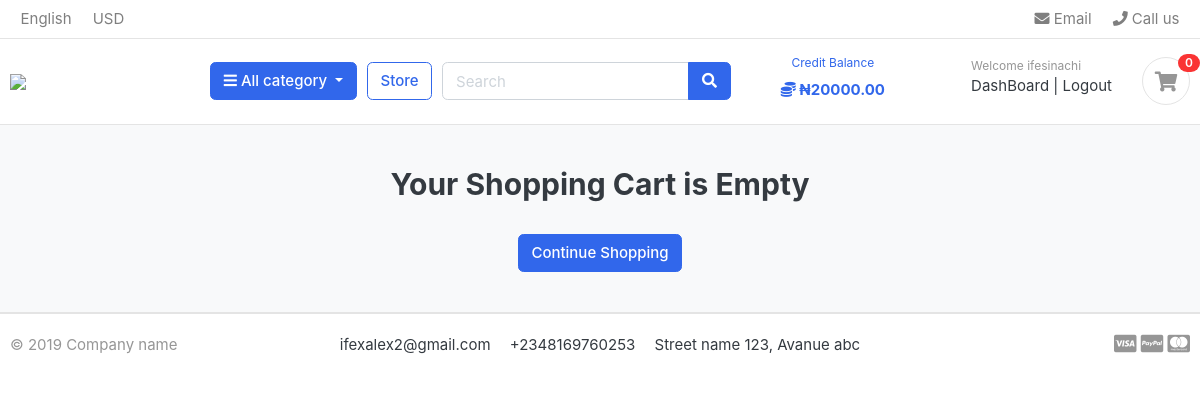
The page /cart/ (signed in) on the database as committed earlier.
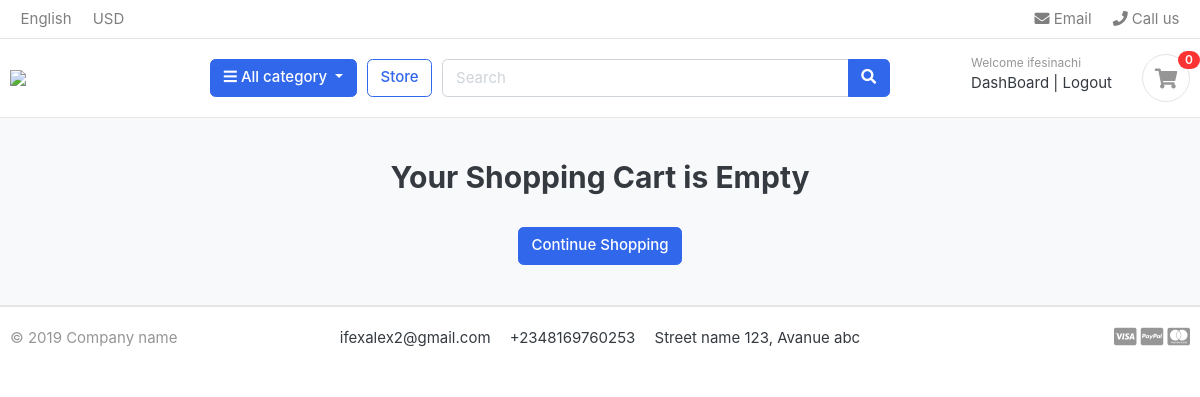
The same page on the database as committed later.
### account/models.py (models this page shows)
class User(AbstractUser, PermissionsMixin):
    username = models.CharField(
        _('username'),
        max_length=150,
        unique=True,
        help_text=_('Required. 150 characters or fewer. Letters, digits and @/./+/-/_ only.'),
        error_messages={
            'unique': _("A user with that username already exists. Try again"),
        },
    )
    first_name = models.CharField(_('first name'), max_length=150, blank=True)
    last_name = models.CharField(_('last name'), max_length=150, blank=True)
    email = models.EmailField(_('email address'), unique=True)
    phone_number = models.CharField(_('phone number'), max_length=50, blank= True)
    credit_balance = models.DecimalField(default=20000, decimal_places=2, max_digits=10)
    last_login = models.DateTimeField(_('last login'), auto_now=True)
    is_staff = models.BooleanField(
        _('staff status'),
        default=False,
        help_text=_('Designates whether the user can log into this admin site.'),
    )
    is_eligible = models.BooleanField(
        _('Eligible for Credit purchase'),
        default=False,
        help_text=_('Designates whether the user can is eligible for credit purchase.'),
    )
    is_superuser = models.BooleanField(
        _('superuser status'),
        default=False,
        help_text=_('Designates whether the user can log into this superadmin site.'),
    )
    is_active = models.BooleanField(
        _('active'),
        default=True,
        help_text=_(
            'Designates whether this user should be treated as active. '
            'Unselect this instead of deleting accounts.'
        ),
    )
    is_vendor = models.BooleanField(
        _('active'),
        default=True,
        help_text=_(
            'Designates whether this user should be treated as active. '
            'Unselect this instead of deleting accounts.'
        ),
    )
    date_joined = models.DateTimeField(_('date joined'), auto_now_add=True)
    objects = MyUserManager()
    USERNAME_FIELD = 'email'
    REQUIRED_FIELDS = [
        'username', 'first_name', 'last_name',
    ]
    @property
    def balance(self):
        return number_format(self.credit_balance,force_grouping=True)

### cart/views.py (the view)
# urls.py: path('', CartPage, name="cart"),
def CartPage(request, total = 0, quantity = 0, cart_items = None):
    vat = 0
    grand_total = 0
    try:
        if request.user.is_authenticated:
            cart_items = CartItem.objects.filter(user= request.user, is_active = True)
        cart = Cart.objects.get(cart_id=_cart_session(request))
        cart_items = CartItem.objects.filter(cart = cart, is_active = True)
        for cart_item in cart_items:
            total += (cart_item.product.price * cart_item.quantity)
            quantity+= cart_item.quantity
        vat = (2* total)/100
        grand_total = (vat + total)
    except:
        pass
    context = {
        'total': number_format(total, force_grouping = True),
        'quantity': quantity,
        'cart_items': cart_items,
        'vat': vat,
        'grand_total': number_format(grand_total, force_grouping = True),
    }
    return render(request, 'store/cart.html', context)

### cart/context_processors.py (called while the page is built)
def counter(request):
    cart_count = 0
    if "admin" in request.path:
        return {}
    else:
        try:
            if request.user.is_authenticated:
                cart_items = CartItem.objects.filter(user=request.user)
            else:
                cart = Cart.objects.filter(cart_id = _cart_session(request))
                cart_items = CartItem.objects.filter(cart=cart[:1])
            for cart_item in cart_items:
                cart_count +=cart_item.quantity
        except Cart.DoesNotExist:
            cart_count = 0
    return dict(cart_count=cart_count)

### cart/views.py (called while the page is built)
def _cart_session(request):
    cart = request.session.session_key
    if not cart:
        cart = request.session.create()
    return cart

### category/context_processors.py (called while the page is built)
def menu_links(request):
    links = Category.objects.all()
    return dict(links=links)

### category/models.py (called while the page is built)
    def get_url(self):
        return reverse('product_by_category', args = [self.slug])

### templates/store/cart.html (shortened to what this page needs)
{% extends 'base.html' %} {% load static %} {% block content %}
<section class="section-content padding-y bg">
  <div class="container">
    {% if not cart_items %}
    <h2 class="text-center">Your Shopping Cart is Empty</h2>
    <br />
    <div class="text-center">
      <a href="{% url 'store' %}" class="btn btn-primary"> Continue Shopping</a>
    </div>
    {% endif %}
  </div>
</section>
{% endblock content %}

### templates/includes/navbar.html (shortened to what this page needs)
{% load static %}
<header class="section-header">
  <nav class="navbar p-md-0 navbar-expand-sm navbar-light border-bottom">
    <div class="container">
      <div class="collapse navbar-collapse" id="navbarTop4">
        <ul class="navbar-nav mr-auto">
          <li class="nav-item dropdown">
            <a href="#" class="nav-link"> English </a>
          </li>
          <li class="nav-item dropdown">
            <a href="#" class="nav-link"> USD </a>
          </li>
        </ul>
        <ul class="navbar-nav">
          <li>
            <a href="#" class="nav-link">
              <i class="fa fa-envelope"></i> Email
            </a>
          </li>
          <li>
            <a href="#" class="nav-link">
              <i class="fa fa-phone"></i> Call us
            </a>
          </li>
        </ul>
      </div>
    </div>
  </nav>
  <section class="header-main border-bottom">
    <div class="container">
      <div class="row align-items-center">
        <div class="col-lg-2 col-md-3 col-6">
          <a href="{% url 'homepage' %}" class="brand-wrap">
            <img
              class="logo"
              src="https://www.ecommercebrasil.com.br/wp-content/uploads/2016/06/dotSTORE-768x264.png"
            />
          </a>
        </div>
        <div class="col-lg col-sm col-md col-6 flex-grow-0">
          <div class="category-wrap dropdown d-inline-block float-right">
            <button
              type="button"
              class="btn btn-primary dropdown-toggle"
              data-toggle="dropdown"
            >
              <i class="fa fa-bars"></i> All category
            </button>
          </div>
        </div>
        <a href="{% url 'store' %}" class="btn btn-outline-primary">Store</a>
        <div class="col-lg col-md-6 col-sm-12 col">
          <form action="#" class="search">
            <div class="input-group w-100">
              <input
                type="text"
                class="form-control"
                style="width: 60%"
                placeholder="Search"
              />
              <div class="input-group-append">
                <button class="btn btn-primary" type="submit">
                  <i class="fa fa-search"></i>
                </button>
              </div>
            </div>
          </form>
        </div>
        {% if user.id and user.is_eligible is True%}
        <div class="widget-header">
          <small
            class="title text-center"
            style="margin-left: 25px; color: #3167eb"
          >
            Credit Balance</small
          >
          <div>
            <a
              class="nav-link"
              style="color: #3167eb; font-weight: bold; margin-left: 25px"
            >
              <i class="fa fa-coins" style="color: #3167eb"></i>
              ₦{{user.balance}}
            </a>
          </div>
        </div>
        {% endif %}
        <div class="col-lg-3 col-sm-5 col-8 order-2 order-lg-3">
          <div class="d-flex justify-content-end mb-3 mb-lg-0">
            {% if user.id is not None %}
            <div class="widget-header">
              <small class="title text-muted"
                >Welcome {{user.first_name}}</small
              >
              <div>
                <a href="#">DashBoard</a>
                <span class="dark-transp"> | </span>
                <a href="{% url 'logout' %}"> Logout</a>
              </div>
            </div>
            {% endif %}
            <a href="{% url 'cart' %}" class="widget-header pl-3 ml-3">
              <div class="icon icon-sm rounded-circle border">
                <i class="fa fa-shopping-cart"></i>
              </div>
              <span class="badge badge-pill badge-danger notify"
                >{{cart_count}}</span
              >
            </a>
          </div>
        </div>
      </div>
    </div>
  </section>
</header>

Rows that differ between the two databases and show on the page:
changed User "ifesinachi": is_eligible True → False (drawn); balance "20000.00" → (not shown)
Other text that changed with them:
text no longer shown: "Credit Balance ₦"
